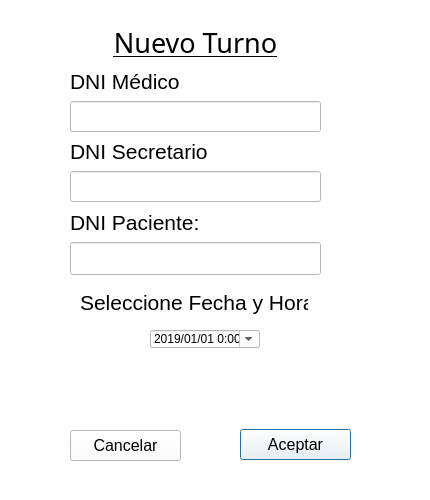
<?xml version="1.0" encoding="UTF-8"?>
<ui version="4.0">
 <class>Dialog</class>
 <widget class="QDialog" name="Dialog">
  <property name="geometry">
   <rect>
    <x>0</x>
    <y>0</y>
    <width>430</width>
    <height>500</height>
   </rect>
  </property>
  <property name="windowTitle">
   <string>Dialog</string>
  </property>
  <property name="styleSheet">
   <string notr="true">background-color: rgb(255, 255, 255);</string>
  </property>
  <widget class="QPushButton" name="BotonAceptar">
   <property name="geometry">
    <rect>
     <x>240</x>
     <y>429</y>
     <width>111</width>
     <height>31</height>
    </rect>
   </property>
   <property name="font">
    <font>
     <pointsize>12</pointsize>
    </font>
   </property>
   <property name="focusPolicy">
    <enum>Qt::StrongFocus</enum>
   </property>
   <property name="text">
    <string>Aceptar</string>
   </property>
  </widget>
  <widget class="QDateTimeEdit" name="campo_hora_fecha">
   <property name="geometry">
    <rect>
     <x>150</x>
     <y>330</y>
     <width>110</width>
     <height>18</height>
    </rect>
   </property>
   <property name="dateTime">
    <datetime>
     <hour>0</hour>
     <minute>0</minute>
     <second>0</second>
     <year>2019</year>
     <month>1</month>
     <day>1</day>
    </datetime>
   </property>
   <property name="date">
    <date>
     <year>2019</year>
     <month>1</month>
     <day>1</day>
    </date>
   </property>
   <property name="maximumDateTime">
    <datetime>
     <hour>23</hour>
     <minute>59</minute>
     <second>59</second>
     <year>9999</year>
     <month>12</month>
     <day>31</day>
    </datetime>
   </property>
   <property name="displayFormat">
    <string>yyyy/MM/dd H:mm</string>
   </property>
   <property name="calendarPopup">
    <bool>true</bool>
   </property>
  </widget>
  <widget class="QLabel" name="Nombretext_2">
   <property name="geometry">
    <rect>
     <x>80</x>
     <y>290</y>
     <width>228</width>
     <height>25</height>
    </rect>
   </property>
   <property name="font">
    <font>
     <pointsize>16</pointsize>
    </font>
   </property>
   <property name="text">
    <string>Seleccione Fecha y Hora</string>
   </property>
  </widget>
  <widget class="QPushButton" name="BotonAceptar_2">
   <property name="geometry">
    <rect>
     <x>70</x>
     <y>430</y>
     <width>111</width>
     <height>31</height>
    </rect>
   </property>
   <property name="font">
    <font>
     <pointsize>12</pointsize>
    </font>
   </property>
   <property name="focusPolicy">
    <enum>Qt::StrongFocus</enum>
   </property>
   <property name="text">
    <string>Cancelar</string>
   </property>
  </widget>
  <widget class="QWidget" name="">
   <property name="geometry">
    <rect>
     <x>70</x>
     <y>24</y>
     <width>251</width>
     <height>251</height>
    </rect>
   </property>
   <layout class="QGridLayout" name="gridLayout">
    <item row="0" column="0">
     <widget class="QLabel" name="Titulo_2">
      <property name="font">
       <font>
        <family>AlArabiya</family>
        <pointsize>20</pointsize>
        <weight>50</weight>
        <bold>false</bold>
        <underline>true</underline>
       </font>
      </property>
      <property name="text">
       <string>&lt;html&gt;&lt;head/&gt;&lt;body&gt;&lt;p align=&quot;center&quot;&gt;Nuevo Turno&lt;/p&gt;&lt;/body&gt;&lt;/html&gt;</string>
      </property>
      <property name="textFormat">
       <enum>Qt::AutoText</enum>
      </property>
     </widget>
    </item>
    <item row="1" column="0">
     <widget class="QLabel" name="Label_DNI_Medico">
      <property name="font">
       <font>
        <pointsize>16</pointsize>
       </font>
      </property>
      <property name="text">
       <string>DNI Médico</string>
      </property>
     </widget>
    </item>
    <item row="2" column="0">
     <widget class="QLineEdit" name="Campo_DNI_Medico">
      <property name="font">
       <font>
        <pointsize>14</pointsize>
       </font>
      </property>
      <property name="mouseTracking">
       <bool>true</bool>
      </property>
      <property name="focusPolicy">
       <enum>Qt::StrongFocus</enum>
      </property>
      <property name="contextMenuPolicy">
       <enum>Qt::CustomContextMenu</enum>
      </property>
      <property name="text">
       <string/>
      </property>
      <property name="placeholderText">
       <string/>
      </property>
     </widget>
    </item>
    <item row="3" column="0">
     <widget class="QLabel" name="Label_DNI_Medico_2">
      <property name="font">
       <font>
        <pointsize>16</pointsize>
       </font>
      </property>
      <property name="text">
       <string>DNI Secretario</string>
      </property>
     </widget>
    </item>
    <item row="4" column="0">
     <widget class="QLineEdit" name="Campo_DNI_Secretario">
      <property name="font">
       <font>
        <pointsize>14</pointsize>
       </font>
      </property>
      <property name="mouseTracking">
       <bool>true</bool>
      </property>
      <property name="focusPolicy">
       <enum>Qt::StrongFocus</enum>
      </property>
      <property name="contextMenuPolicy">
       <enum>Qt::CustomContextMenu</enum>
      </property>
      <property name="text">
       <string/>
      </property>
      <property name="placeholderText">
       <string/>
      </property>
     </widget>
    </item>
    <item row="5" column="0">
     <widget class="QLabel" name="DNItex_2">
      <property name="font">
       <font>
        <pointsize>16</pointsize>
       </font>
      </property>
      <property name="text">
       <string>DNI Paciente:</string>
      </property>
     </widget>
    </item>
    <item row="6" column="0">
     <widget class="QLineEdit" name="Campo_DNI_paciente">
      <property name="font">
       <font>
        <pointsize>16</pointsize>
       </font>
      </property>
      <property name="mouseTracking">
       <bool>true</bool>
      </property>
      <property name="focusPolicy">
       <enum>Qt::StrongFocus</enum>
      </property>
      <property name="contextMenuPolicy">
       <enum>Qt::CustomContextMenu</enum>
      </property>
      <property name="toolTipDuration">
       <number>0</number>
      </property>
      <property name="text">
       <string/>
      </property>
      <property name="placeholderText">
       <string/>
      </property>
     </widget>
    </item>
   </layout>
  </widget>
 </widget>
 <resources/>
 <connections/>
</ui>
